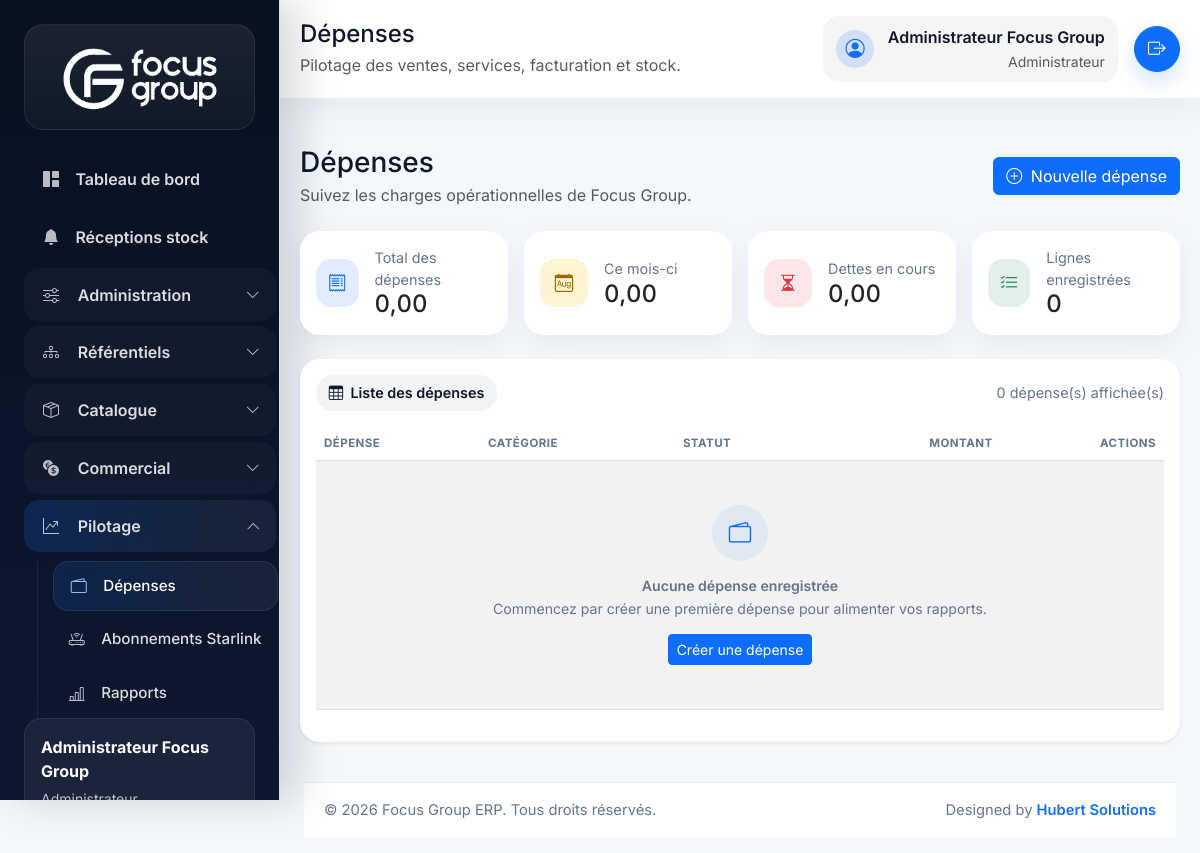
/index.php/expenses (signed in), run on an earlier commit of the app's database.
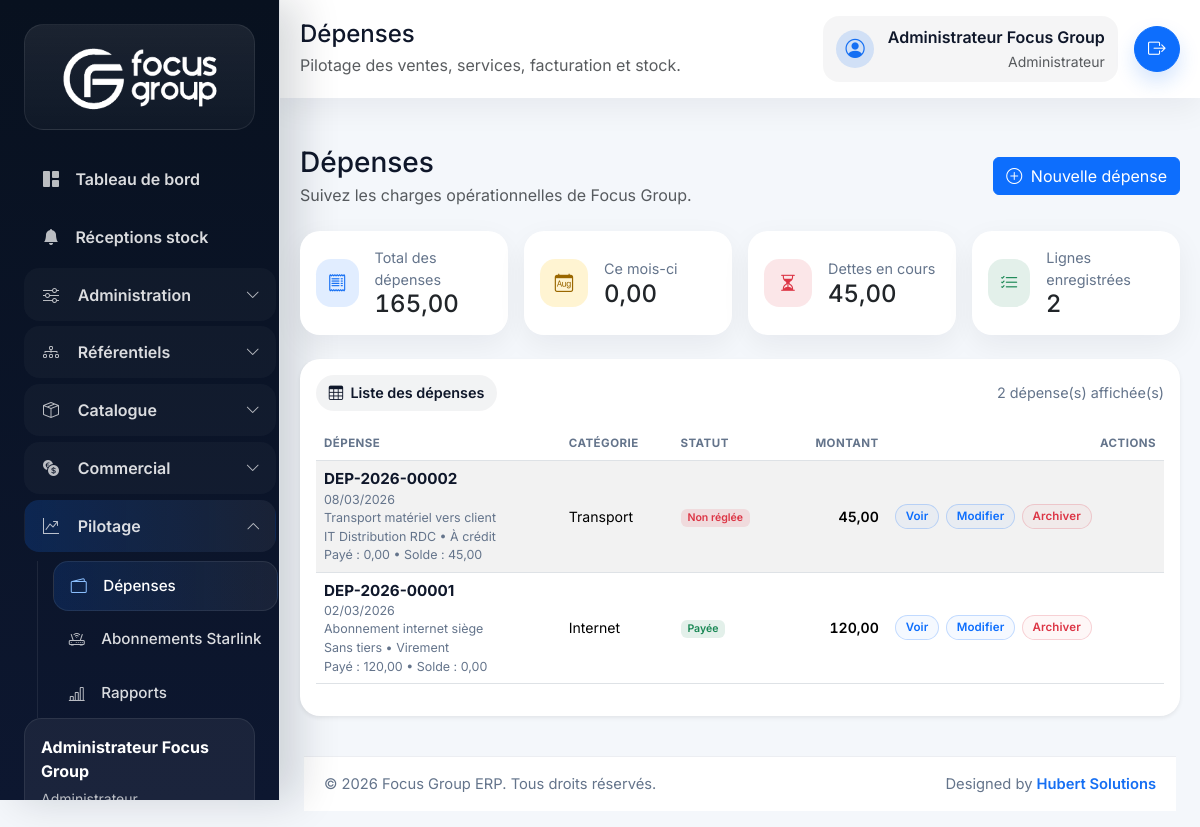
And on a later commit of the database.
### tables this page shows
CREATE TABLE expenses (
    id BIGINT UNSIGNED AUTO_INCREMENT PRIMARY KEY,
    expense_category_id BIGINT UNSIGNED NOT NULL,
    supplier_id BIGINT UNSIGNED NULL,
    expense_number VARCHAR(30) NOT NULL UNIQUE,
    expense_date DATE NOT NULL,
    description VARCHAR(255) NOT NULL,
    amount DECIMAL(18,2) NOT NULL,
    payment_method ENUM('cash', 'mobile_money', 'bank_transfer', 'card', 'cheque', 'other', 'credit') NOT NULL DEFAULT 'cash',
    payment_status ENUM('unpaid', 'partial_paid', 'paid') NOT NULL DEFAULT 'paid',
    amount_paid DECIMAL(18,2) NOT NULL DEFAULT 0,
    balance_due DECIMAL(18,2) NOT NULL DEFAULT 0,
    settled_at DATETIME NULL,
    created_by BIGINT UNSIGNED NOT NULL,
    deleted_at DATETIME NULL,
    created_at DATETIME NOT NULL DEFAULT CURRENT_TIMESTAMP,
    updated_at DATETIME NOT NULL DEFAULT CURRENT_TIMESTAMP ON UPDATE CURRENT_TIMESTAMP,
    CONSTRAINT fk_expenses_category FOREIGN KEY (expense_category_id) REFERENCES expense_categories(id),
    CONSTRAINT fk_expenses_supplier FOREIGN KEY (supplier_id) REFERENCES suppliers(id),
    CONSTRAINT fk_expenses_user FOREIGN KEY (created_by) REFERENCES users(id)
);

CREATE TABLE suppliers (
    id BIGINT UNSIGNED AUTO_INCREMENT PRIMARY KEY,
    supplier_code VARCHAR(30) NOT NULL UNIQUE,
    company_name VARCHAR(150) NOT NULL,
    contact_name VARCHAR(150) NULL,
    phone VARCHAR(30) NULL,
    email VARCHAR(150) NULL,
    address TEXT NULL,
    city VARCHAR(100) NULL,
    notes TEXT NULL,
    is_active TINYINT(1) NOT NULL DEFAULT 1,
    deleted_at DATETIME NULL,
    created_at DATETIME NOT NULL DEFAULT CURRENT_TIMESTAMP,
    updated_at DATETIME NOT NULL DEFAULT CURRENT_TIMESTAMP ON UPDATE CURRENT_TIMESTAMP
);

CREATE TABLE expense_categories (
    id BIGINT UNSIGNED AUTO_INCREMENT PRIMARY KEY,
    name VARCHAR(120) NOT NULL UNIQUE,
    description VARCHAR(255) NULL,
    created_at DATETIME NOT NULL DEFAULT CURRENT_TIMESTAMP
);

### app/Views/expenses/index.php (the view, shortened to what the changed rows need)
<?php
$expenseCount = count($expenses);
$totalExpenses = array_reduce($expenses, static fn ($carry, $expense) => $carry + (float) $expense['amount'], 0.0);
$outstandingExpenses = array_reduce($expenses, static fn ($carry, $expense) => $carry + (float) ($expense['balance_due'] ?? 0), 0.0);
?>
<div class="page-hero">
    <div>
        <h1 class="h3 mb-1">Dépenses</h1>
    </div>
</div>
<div class="row g-3 mb-4">
    <div class="col-md-3">
        <div class="card metric-card h-100">
            <div class="card-body d-flex align-items-center gap-3">
                <div>
                    <div class="muted-label">Total des dépenses</div>
                    <div class="h4 mb-0 text-amount"><?= e(number_format($totalExpenses, 2, ',', ' ')) ?></div>
                </div>
            </div>
        </div>
    </div>
    <div class="col-md-3">
        <div class="card metric-card h-100">
            <div class="card-body d-flex align-items-center gap-3">
                <div>
                    <div class="muted-label">Dettes en cours</div>
                    <div class="h4 mb-0 text-amount"><?= e(number_format($outstandingExpenses, 2, ',', ' ')) ?></div>
                </div>
            </div>
        </div>
    </div>
    <div class="col-md-3">
        <div class="card metric-card h-100">
            <div class="card-body d-flex align-items-center gap-3">
                <div>
                    <div class="muted-label">Lignes enregistrées</div>
                    <div class="h4 mb-0"><?= e((string) $expenseCount) ?></div>
                </div>
            </div>
        </div>
    </div>
</div>
<div class="card border-0 shadow-sm">
    <div class="card-body">
        <div class="table-toolbar">
            <span class="summary-chip"><i class="bi bi-table"></i> Liste des dépenses</span>
            <span class="muted-label"><?= e((string) $expenseCount) ?> dépense(s) affichée(s)</span>
        </div>
        <div class="table-responsive">
            <table class="table table-hover table-striped align-middle">
                <thead>
                    <tr>
                        <th>Dépense</th>
                        <th data-mobile-hidden="true">Catégorie</th>
                        <th data-mobile-hidden="true">Statut</th>
                        <th class="text-end">Montant</th>
                        <th class="text-end">Actions</th>
                    </tr>
                </thead>
                <tbody>
                    <?php if ($expenses === []): ?>
                        <tr>
                            <td colspan="5" class="p-0">
                                <div class="empty-state">
                                    <i class="bi bi-wallet2"></i>
                                    <div class="fw-semibold mb-1">Aucune dépense enregistrée</div>
                                    <p class="mb-3">Commencez par créer une première dépense pour alimenter vos rapports.</p>
                                    <a href="<?= e(url('/expenses/create')) ?>" class="btn btn-primary btn-sm">Créer une dépense</a>
                                </div>
                            </td>
                        </tr>
                    <?php else: ?>
                        <?php foreach ($expenses as $expense): ?>
                            <tr>
                                <td>
                                    <div class="table-cell-stack">
                                        <div class="table-cell-main"><?= e($expense['expense_number']) ?></div>
                                        <div class="table-cell-meta"><?= e(date('d/m/Y', strtotime($expense['expense_date']))) ?></div>
                                        <div class="table-cell-meta"><?= e($expense['description']) ?></div>
                                        <div class="table-cell-meta"><?= e($expense['supplier_name'] ?? 'Sans tiers') ?> • <?= e(payment_method_label($expense['payment_method'])) ?></div>
                                        <div class="table-cell-meta">Payé : <?= e(number_format((float) ($expense['amount_paid'] ?? 0), 2, ',', ' ')) ?> • Solde : <?= e(number_format((float) ($expense['balance_due'] ?? 0), 2, ',', ' ')) ?></div>
                                    </div>
                                </td>
                                <td><?= e($expense['category_name']) ?></td>
                                <td><span class="badge <?= e(status_badge_class($expense['payment_status'] ?? 'paid')) ?>"><?= e(status_label($expense['payment_status'] ?? 'paid')) ?></span></td>
                                <td class="text-end fw-semibold text-amount"><?= e(number_format((float) $expense['amount'], 2, ',', ' ')) ?></td>
                                <td>
                                    <div class="table-actions">
                                        <a href="<?= e(url('/expenses/show?id=' . (int) $expense['id'])) ?>" class="btn btn-sm btn-outline-primary table-action-btn">Voir</a>
                                        <a href="<?= e(url('/expenses/edit?id=' . (int) $expense['id'])) ?>" class="btn btn-sm btn-outline-primary table-action-btn">Modifier</a>
                                        <?php if (user_is_admin()): ?>
                                            <form action="<?= e(url('/expenses/delete')) ?>" method="POST" onsubmit="return confirm('Archiver cette dépense ?');">
                                                <button type="submit" class="btn btn-sm btn-outline-danger table-action-btn">Archiver</button>
                                            </form>
                                        <?php endif; ?>
                                    </div>
                                </td>
                            </tr>
                        <?php endforeach; ?>
                    <?php endif; ?>
                </tbody>
            </table>
        </div>
    </div>
</div>

What changed in the data, as far as the page shows it:
now on this page (row edited): expenses: expense_number "DEP-2026-00002", expense_date "08/03/2026", description "Transport matériel vers client", supplier.company_name "IT Distribution RDC", payment_method "À crédit", amount_paid "0,00", balance_due "45,00", expense_category.name "Transport", payment_status "Non réglée", amount "45,00"
now on this page (row edited): expenses: expense_number "DEP-2026-00001", expense_date "02/03/2026", description "Abonnement internet siège", supplier_name "Sans tiers", payment_method "Virement", amount_paid "120,00", balance_due "0,00", expense_category.name "Internet", payment_status "Payée", amount "120,00"
Also different on the page:
$totalExpenses: "0,00" → "165,00"
$outstandingExpenses: "0,00" → "45,00"
$expenseCount: "0" → "2"
text no longer shown: "Aucune dépense enregistrée Commencez par créer une première dépense pour alimenter vos rapports. Créer une dépense"
